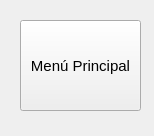
<?xml version="1.0" encoding="UTF-8"?>
<ui version="4.0">
 <class>Inicio_juego_menu</class>
 <widget class="QWidget" name="Inicio_juego_menu">
  <property name="geometry">
   <rect>
    <x>0</x>
    <y>0</y>
    <width>154</width>
    <height>136</height>
   </rect>
  </property>
  <property name="windowTitle">
   <string>Form</string>
  </property>
  <widget class="QPushButton" name="pushButton">
   <property name="geometry">
    <rect>
     <x>20</x>
     <y>20</y>
     <width>121</width>
     <height>91</height>
    </rect>
   </property>
   <property name="font">
    <font>
     <pointsize>11</pointsize>
    </font>
   </property>
   <property name="text">
    <string>Menú Principal</string>
   </property>
  </widget>
 </widget>
 <resources/>
 <connections/>
</ui>
